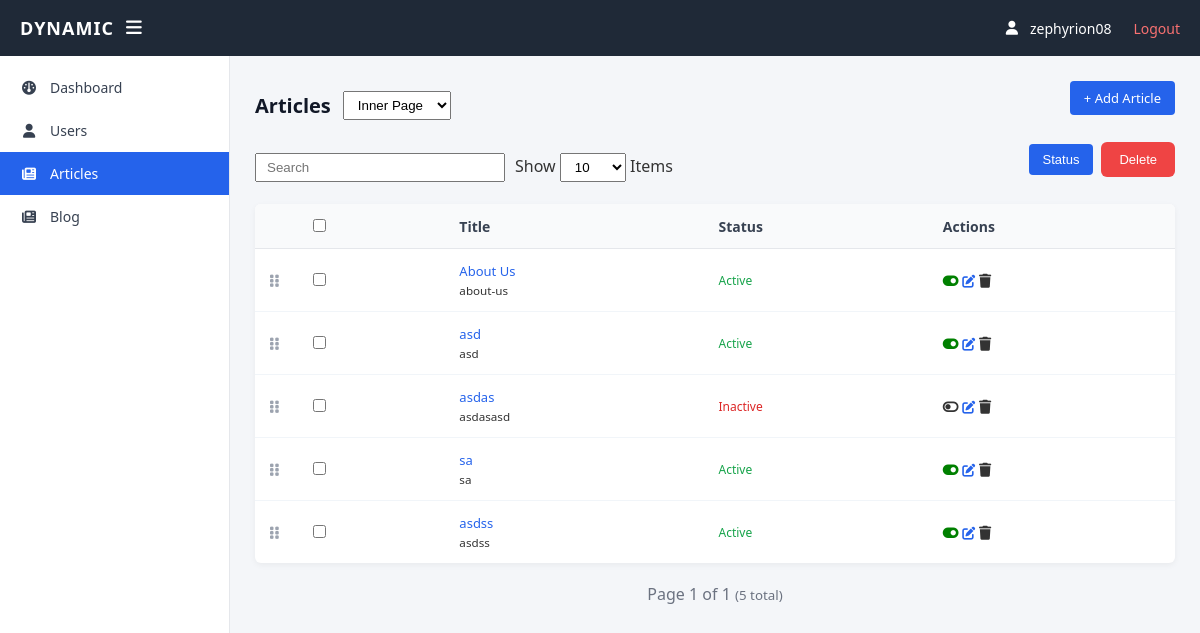
Page /articles/ (signed in) on the earlier database version.
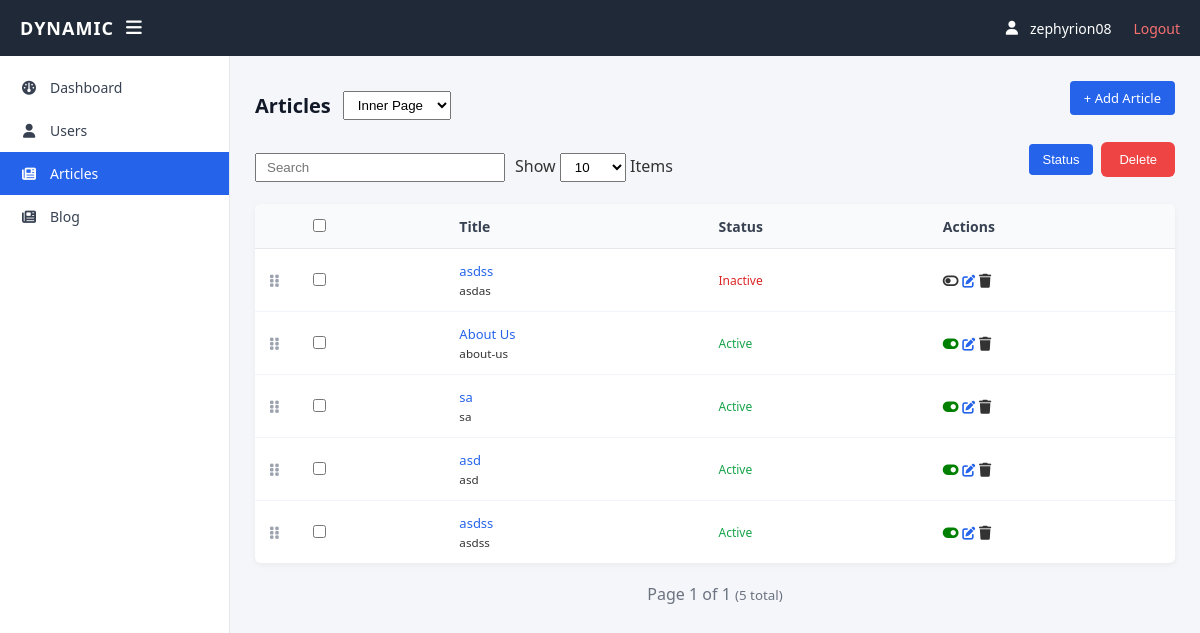
Same page on the later database version.
### articles/models.py (models this page shows, shortened)
class Article(models.Model):
    title = models.CharField(max_length=255)
    subtitle = models.CharField(max_length=255, blank=True)
    slug = models.SlugField(unique=True, blank=True)
    image = models.ImageField(upload_to='articles/', blank=True, null=True)
    content = RichTextUploadingField(blank=False)
    show_on_homepage = models.BooleanField(default=False)
    is_active = models.BooleanField(default=True)
    author = models.ForeignKey(User, on_delete=models.SET_NULL, null=True, blank=True)
    created_at = models.DateTimeField(auto_now_add=True)
    updated_at = models.DateTimeField(auto_now=True)
    position = models.PositiveIntegerField(default=0)
    meta_title = models.CharField(
        max_length=60,
        blank=True,
    )
    meta_description = models.TextField(
        max_length=160,
        blank=True,
    )
    meta_keywords = models.CharField(
        max_length=205,
        blank=True,
    )
    class Meta:
        ordering = ['position']

### articles/views.py (the view)
# urls.py: path('', views.article_list, name='article_list'),
@ensure_csrf_cookie
@login_required
def article_list(request):
    articles_qs = Article.objects.select_related('author').order_by('position')
    query = request.GET.get('q', '')
    if query:
        articles_qs = articles_qs.filter(
            Q(title__icontains=query) | Q(slug__icontains=query)
        )
    homepage_filter = request.GET.get('homepage', 'no')
    if homepage_filter == 'yes':
        articles_qs = articles_qs.filter(show_on_homepage=True)
    else:
        articles_qs = articles_qs.filter(show_on_homepage=False)
    per_page = request.GET.get('per_page', '10')
    if per_page == 'all':
        per_page = articles_qs.count()  # show everything
    else:
        try:
            per_page = int(per_page)
            if per_page < 1:
                per_page = 10
            elif per_page > 100:
                per_page = 100
        except ValueError:
            per_page = 10
    paginator = Paginator(articles_qs, per_page)
    page_obj = paginator.get_page(request.GET.get('page'))
    context = {
        'articles': page_obj,
        'page_obj': page_obj,
        'per_page': per_page,
    }
    if request.headers.get('x-requested-with') == 'XMLHttpRequest':
        html = render_to_string('articles/_list_partial.html', context, request=request)
        return HttpResponse(html)
    return render(request, 'articles/list.html', context)

### templates/articles/list.html (shortened to what this page needs)
{% extends "base.html" %}
{% block content %}
<header style="display:flex; justify-content:space-between; align-items:center; margin-bottom:12px;">
    <div style="display:flex; align-items:center; gap:12px;">
        <h2 style="margin:0;">Articles</h2>
        <form method="get" id="homepage-filter-form" style="margin:0;">
            <select name="homepage" style="padding:5px 10px;">
                <option value="no"
                        {% if request.GET.homepage == 'no' or not request.GET.homepage %}selected{% endif %}>
                    Inner Page
                </option>
            </select>
        </form>
    </div>
    <a href="{% url 'article_create' %}?from_homepage={% if request.GET.homepage == 'yes' %}yes{% else %}no{% endif %}"
       class="btn">
        + Add Article
    </a>
</header>
<section style="display:flex; justify-content:space-between; align-items:center; margin-bottom:12px;">
    <div style="display:flex; align-items:center; gap:10px;">
        <input type="text"
               id="article-search"
               placeholder="Search"
               value="{{ request.GET.q|default:'' }}"
               style="padding:5px 10px; width:250px;">
        <form method="get" id="per-page-form" style="margin:0;">
            Show
            <select name="per_page" style="padding:5px 10px;">
                <option value="10"
                        {% if request.GET.per_page == '10' or not request.GET.per_page %}selected{% endif %}>
                    10
                </option>
            </select>
            Items
        </form>
    </div>
    <div style="display:flex; align-items:center; gap:8px;">
        <button type="button"
                class="btn btn-warning"
                onclick="document.getElementById('bulk-form').querySelector('button[name=action][value=toggle]').click()">
            Status
        </button>
        <button type="button"
                class="btn btn-danger"
                onclick="openDeleteModal('article', null, '/bulk/article/', true)">
            Delete
        </button>
    </div>
</section>
<section>
    <div id="articles-list-container">
        {% include 'articles/_list_partial.html' %}
    </div>
</section>
{% load static %}
{% endblock %}

### templates/articles/_list_partial.html (shortened to what this page needs)
{% load static %}
<form method="post" action="{% url 'bulk_action' 'article' %}" id="bulk-form">
    <table class="log-table">
        <thead>
            <tr>
                <th style="width: 30px;"></th>
                <th><input type="checkbox" id="select-all"></th>
                <th>Title</th>
                <th>Status</th>
                <th>Actions</th>
            </tr>
        </thead>
        <tbody id="sortable-tbody" data-update-url="{% url 'sort' 'article' %}">
            {% for a in articles %}
            <tr data-id="{{ a.id }}">
                <td class="drag-handle" style="cursor: grab; color: #9ca3af;">
                    <i class="fa-solid fa-grip-vertical"></i>
                </td>
                <td><input type="checkbox" name="selected_ids" value="{{ a.id }}" class="row-checkbox"> </td>
                <td><a href="{% url 'article_edit' a.slug %}">{{ a.title }}</a><br><small>{{ a.slug }}</small></td>
                <td id="status-{{ a.id }}" class="{% if a.is_active %}status-active{% else %}status-inactive{% endif %}">
                    {{ a.is_active|yesno:"Active,Inactive" }}
                </td>
                <td class="actions">
                    <span class="status-toggle"
                          data-url="{% url 'toggle_status' 'article' a.id %}"
                          data-target="status-{{ a.id }}"
                          onclick="event.preventDefault(); toggleStatus(this)">
                        <i class="fa-solid {% if a.is_active %}fa-toggle-on{% else %}fa-toggle-off{% endif %}"></i>
                    </span>
                    <a href="{% url 'article_edit' a.slug %}" class="icon edit"><i class="fa-solid fa-pen-to-square"></i></a>
                    <span class="icon delete"
                        onclick="openDeleteModal('article', '{{ a.title }}', '{% url 'delete_object' 'article' a.id %}', false)">
                        <i class="fa-solid fa-trash"></i>
                    </span>
                </td>
            </tr>
            {% empty %}
            <tr>
                <td colspan="6" style="text-align:center;">No articles found.</td>
            </tr>
            {% endfor %}
        </tbody>
    </table>
</form>
{% if page_obj %}
<div class="pagination" style="margin-top:20px; display:flex; justify-content:center; gap:8px;">
    <span style="color:#6b7280;">
        Page {{ page_obj.number }} of {{ page_obj.paginator.num_pages }}
        <small>({{ page_obj.paginator.count }} total)</small>
    </span>
</div>
{% endif %}

Differences in the rows shown:
changed Article "Inactive": title "asdas" → "asdss"; slug "asdasasd" → "asdas"; moves up the list
changed Article "sa": moves up the list
